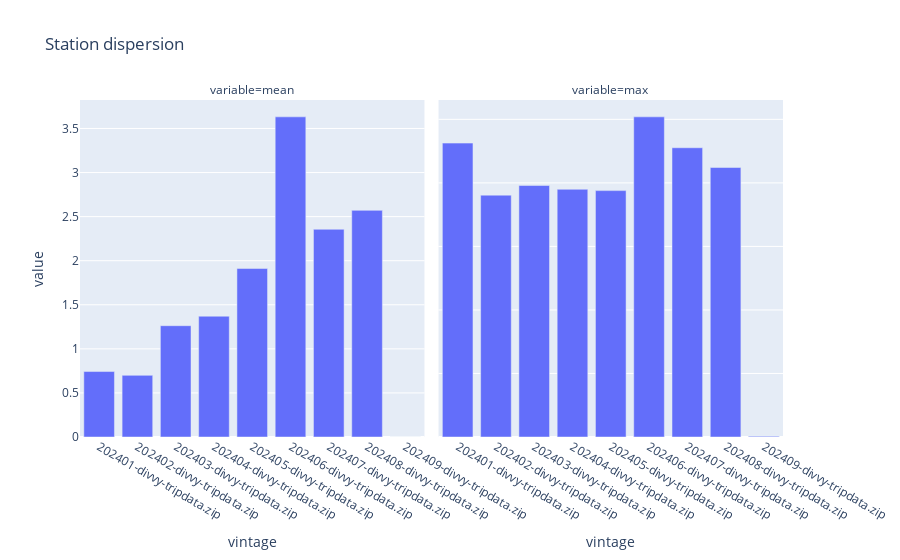

Notebook source saved alongside this figure:
### Code cell
plot_data = bike_rides.pipe(label_point_dispersion, id_cols, metric='max')
plot_data = plot_data.groupby('vintage')['diam_mi'].agg(['mean','max'])
plot_data = plot_data.reset_index().melt(id_vars=['vintage'])
fig = px.bar(plot_data,facet_col='variable',y='value',x='vintage', title='Station dispersion')
fig = fig.update_yaxes(matches=None)
fig.show()
# There doesn't seem to be any particular vinrtage that is responsible for the dispersion.

### Figure 1 — Plotly figure (JSON) as saved in the notebook; plotly's stock layout.template omitted (floating-point values rounded to 4 significant figures)
{"data": [{"alignmentgroup": "True", "hovertemplate": "variable=mean<br>vintage=%{x}<br>value=%{y}<extra></extra>", "legendgroup": "", "marker": {"color": "#636efa", "pattern": {"shape": ""}}, "name": "", "offsetgroup": "", "orientation": "v", "showlegend": false, "textposition": "auto", "type": "bar", "x": ["202401-divvy-tripdata.zip", "202402-divvy-tripdata.zip", "202403-divvy-tripdata.zip", "202404-divvy-tripdata.zip", "202405-divvy-tripdata.zip", "202406-divvy-tripdata.zip", "202407-divvy-tripdata.zip", "202408-divvy-tripdata.zip", "202409-divvy-tripdata.zip"], "xaxis": "x", "y": [0.7425, 0.6994, 1.263, 1.37, 1.911, 3.632, 2.356, 2.571, 0.001416], "yaxis": "y"}, {"alignmentgroup": "True", "hovertemplate": "variable=max<br>vintage=%{x}<br>value=%{y}<extra></extra>", "legendgroup": "", "marker": {"color": "#636efa", "pattern": {"shape": ""}}, "name": "", "offsetgroup": "", "orientation": "v", "showlegend": false, "textposition": "auto", "type": "bar", "x": ["202401-divvy-tripdata.zip", "202402-divvy-tripdata.zip", "202403-divvy-tripdata.zip", "202404-divvy-tripdata.zip", "202405-divvy-tripdata.zip", "202406-divvy-tripdata.zip", "202407-divvy-tripdata.zip", "202408-divvy-tripdata.zip", "202409-divvy-tripdata.zip"], "xaxis": "x2", "y": [23.13, 19.03, 19.79, 19.49, 19.39, 25.2, 22.76, 21.21, 0.05389], "yaxis": "y2"}], "layout": {"annotations": [{"font": {}, "showarrow": false, "text": "variable=mean", "x": 0.245, "xanchor": "center", "xref": "paper", "y": 1, "yanchor": "bottom", "yref": "paper"}, {"font": {}, "showarrow": false, "text": "variable=max", "x": 0.755, "xanchor": "center", "xref": "paper", "y": 1, "yanchor": "bottom", "yref": "paper"}], "barmode": "relative", "legend": {"tracegroupgap": 0}, "title": {"text": "Station dispersion"}, "xaxis": {"anchor": "y", "domain": [0, 0.49], "title": {"text": "vintage"}}, "xaxis2": {"anchor": "y2", "domain": [0.51, 1], "matches": "x", "title": {"text": "vintage"}}, "yaxis": {"anchor": "x", "domain": [0, 1], "title": {"text": "value"}}, "yaxis2": {"anchor": "x2", "domain": [0, 1], "showticklabels": false}}}
